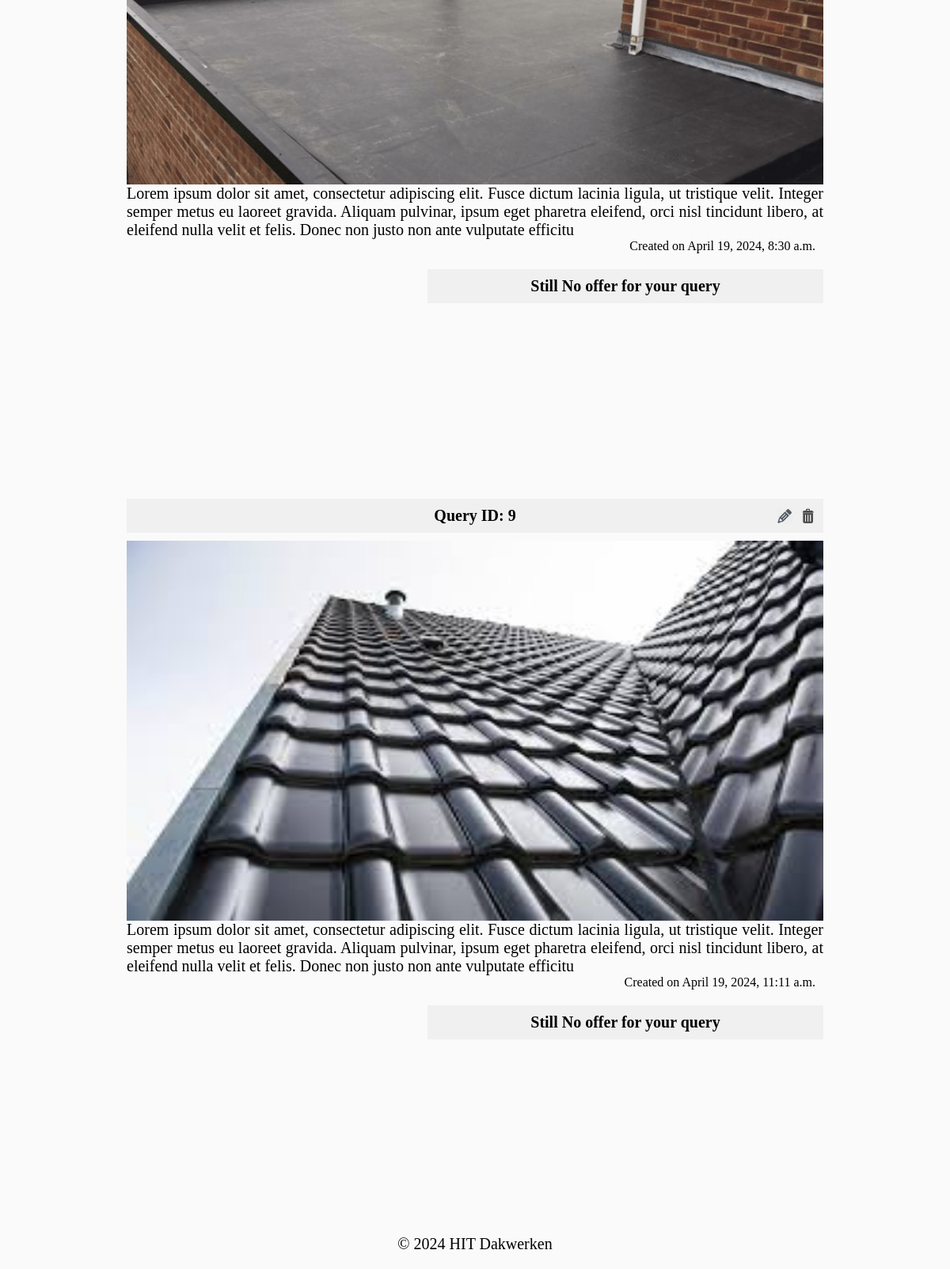
The page /accounts/details/19/ (signed in, lower part) on the database as committed earlier.
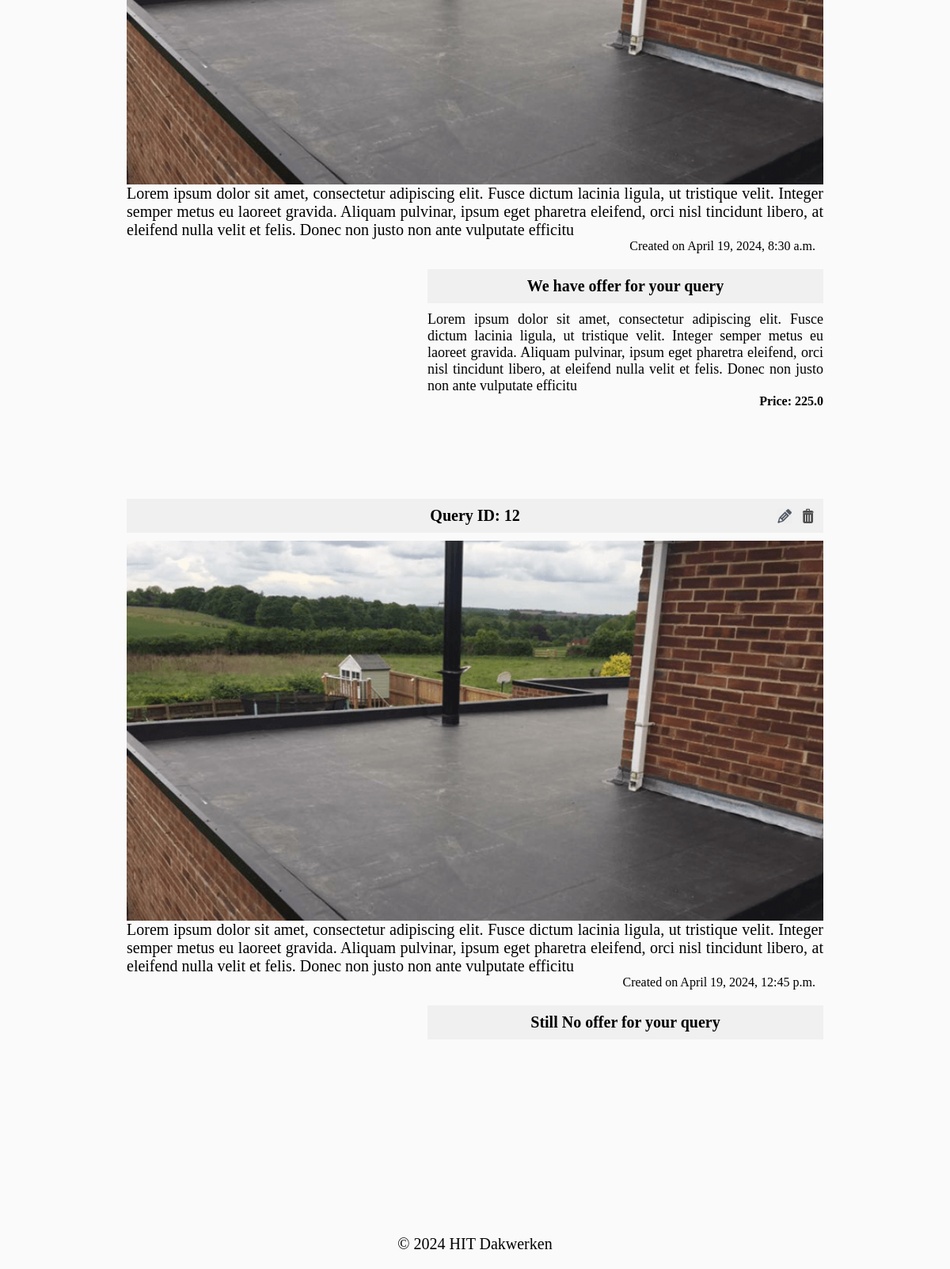
The same page on the database as committed later.
### hit_dakwerken/query/models.py (models this page shows, shortened)
class Query(models.Model):
    description = models.TextField(
        validators=(
            validators.MinLengthValidator(OFFER_CONTENT_MIN_LENGTH),
        ),
    )
    user = models.ForeignKey(
        AppUser,
        on_delete=models.CASCADE,
    )
    published_on = models.DateTimeField(
        auto_now_add=True,
        blank=False,
        null=False,
    )
    edited_on = models.DateTimeField(
        auto_now=True,
        blank=False,
        null=False,
    )
    photo = models.ImageField(
        upload_to='offer_photos/',
        validators=(MaxImageSizeValidator(MAX_PHOTO_SIZE),),
        null=True,
        blank=True
    )

### hit_dakwerken/offer_reply/models.py (models this page shows)
class Offer(models.Model):
    name = models.CharField(max_length=100)
    description = models.TextField()
    price = models.FloatField(
        default=0,
        validators=[MinValueValidator(0)],
        null=False,
        blank=False,
    )
    query = models.OneToOneField(
        Query,
        on_delete=models.CASCADE,
    )

### hit_dakwerken/accounts/views.py (the view)
# urls.py: path('details/<int:pk>/', DetailsUserView.as_view(), name='profile details'),
class DetailsUserView(auth_mixins.LoginRequiredMixin, views.DetailView):
    template_name = 'accounts/profile-details.html'
    model = UserModel
    def get_context_data(self, **kwargs):
        context = super().get_context_data(**kwargs)
        queries = Query.objects.filter(user=self.request.user)
        context['queries'] = queries
        return context

### hit_dakwerken/accounts/models.py (called while the page is built)
    @property
    def full_name(self):
        if hasattr(self, 'appuserprofile'):
            if self.appuserprofile.first_name and self.appuserprofile.last_name:
                return f'{self.appuserprofile.first_name} {self.appuserprofile.last_name}'
            elif self.appuserprofile.first_name or self.appuserprofile.last_name:
                return self.appuserprofile.first_name or self.appuserprofile.last_name
        return self.email.split('@')[0]

### templates/accounts/profile-details.html (shortened to what this page needs)
{% extends 'base.html' %}
{% load static %}
{% block content %}
    {% for query in queries %}
        <div class="container-profile">
        <div class="project-main">
            <p class="title">Query ID: {{ query.pk }}</p>
            <div class="imgBx" id="{{ query.pk }}">
                <img src="/media/{{ query.photo }}" alt="post" class="imgBx-image">
                <div class="edit-delete-btns">
                    <a href="{% url 'query edit' pk=query.pk %}">
                        <img class="edit-img" src="{% static 'images/edit-pen-icon-6.jpg' %}" alt="edit button">
                    </a>
                    <a href="{% url 'query delete' pk=query.pk %}">
                        <img class="bin-img" src="{% static 'images/icon-remove-22.jpg' %}" alt="bin button">
                    </a>
                </div>
            </div>
            <p class="content">{{ query.description }}</p>
            <h5 class="postTime">Created on {{ query.published_on }}</h5>
            {% if query.offer %}
                <div class="offer">
                    <div class="title">
                        <h5 class="post_title">We have offer for your query</h5>
                    </div>
                    <p>{{ query.offer.description }}</p>
                    <h1>Price: {{ query.offer.price }}</h1>
                </div>
            {% else %}
                <div class="offer">
                    <div class="title">
                        <h5 class="post_title">Still No offer for your query</h5>
                    </div>
                </div>
            {% endif %}
        </div>
    {% endfor %}
{% endblock %}

### templates/base.html (shortened to what this page needs)
<!DOCTYPE html>
{% load static %}
<html lang="en">
<head>
    <link rel="stylesheet" href="{% static '/css/reset.css' %}">
    <link rel="stylesheet"
          href="{% static '/css/styles.css' %}">
</head>
<body>
<main>
    {% block content %}
    {% endblock %}
</main>
    {% include "common/footer.html" %}
</body>
</html>

### templates/common/header.html (shortened to what this page needs)
{% load static %}

### templates/common/footer.html
<div class="footer">
		<span class="footer-section">
			© 2024 HIT Dakwerken
		</span>
</div>

### staticfiles/css/home.css (style rules this page uses)
* { margin: 0; padding: 0; box-sizing: border-box; }
body { background: #fafafa; min-height: 100vh; text-align: center; }
.footer { margin: 20px auto; }
.footer .footer-section { font-size: 20px; }

### staticfiles/css/article.css (style rules this page uses)
.imgBx-image { width: 100%; height: 100%; }
.title { padding: 10px; background-color: #f0f0f0; font-weight: bold; font-size: 20px; margin-bottom: 10px; }
.postTime { padding-right: 10px; text-align: right; }
.title { padding: 10px; background-color: #f0f0f0; font-weight: bold; font-size: 20px; }

### staticfiles/css/project.css (style rules this page uses)
.project-main { position: relative; width: 880px;; margin: 40px auto 20px auto; }
.title { padding: 10px; background-color: #f0f0f0; font-weight: bold; font-size: 20px; margin-bottom: 10px; }
.imgBx-image { width: 100%; height: 100%; }
.project-main .imgBx { width: 100%; height: 480px; overflow: hidden; }
.project-main .content { text-align: justify; font-size: 20px; }
.postTime { padding-right: 10px; text-align: right; }

### staticfiles/css/query.css (style rules this page uses)
.edit-delete-btns { position: absolute; top: 12px; right: 10px; }
.edit-delete-btns img { width: 20px; margin-left: 5px; }

### staticfiles/css/profile.css (style rules this page uses)
.container-profile { text-align: center; margin: 0 auto; }

### staticfiles/css/offer.css (style rules this page uses)
.offer { width: 500px; height: 150px; margin-top: 20px; margin-left: auto; margin-bottom: 140px; }
.offer p { font-size: 18px; text-align: justify; }
.offer h1 { font-weight: bold; text-align: right; }

Rows that differ between the two databases and show on the page:
removed Query: pk "9", photo (picture), description "Lorem ipsum dolor sit amet, consectetur adipiscing elit. Fusce dictum lacinia ligula, ut tristique velit. Integer semper metus eu laoreet gravida. Aliquam pulvinar, ipsum eget pharetra eleifend, orci nisl tincidunt libero, at eleifend nulla velit et felis. Donec non justo non ante vulputate efficitu", published_on "April 19, 2024, 11:11 a.m.", shows "Still No offer for your query"
shown differently, row unchanged: Query "April 19, 2024, 8:30 a.m.": offer.description (not shown) → "Lorem ipsum dolor sit amet, consectetur adipiscing elit. Fusce dictum lacinia ligula, ut tristique velit. Integer semper metus eu laoreet gravida. Aliquam pulvinar, ipsum eget pharetra eleifend, orci nisl tincidunt libero, at eleifend nulla velit et felis. Donec non justo non ante vulputate efficitu"; offer.price (not shown) → "225.0"; text "Still No offer for your query" → "We have offer for your query Price:"
added Query: pk "12", photo (picture), description "Lorem ipsum dolor sit amet, consectetur adipiscing elit. Fusce dictum lacinia ligula, ut tristique velit. Integer semper metus eu laoreet gravida. Aliquam pulvinar, ipsum eget pharetra eleifend, orci nisl tincidunt libero, at eleifend nulla velit et felis. Donec non justo non ante vulputate efficitu", published_on "April 19, 2024, 12:45 p.m.", shows "Still No offer for your query"
